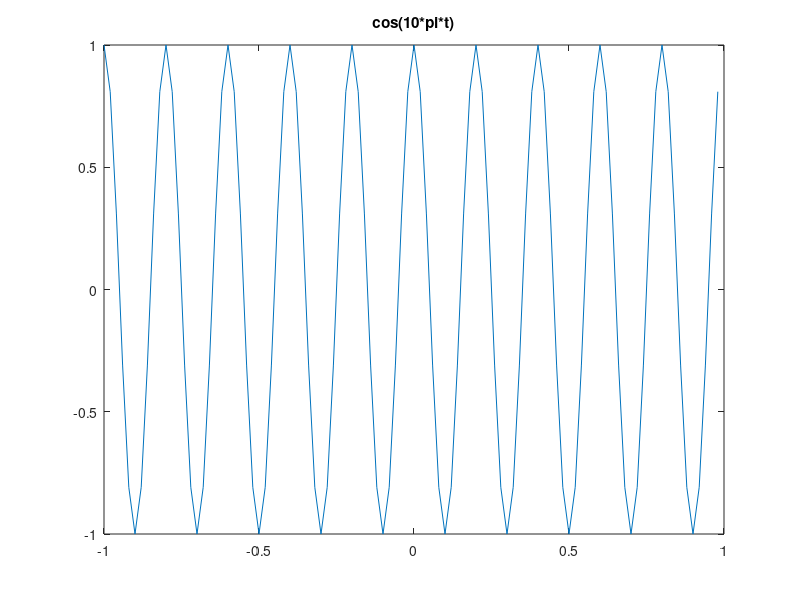
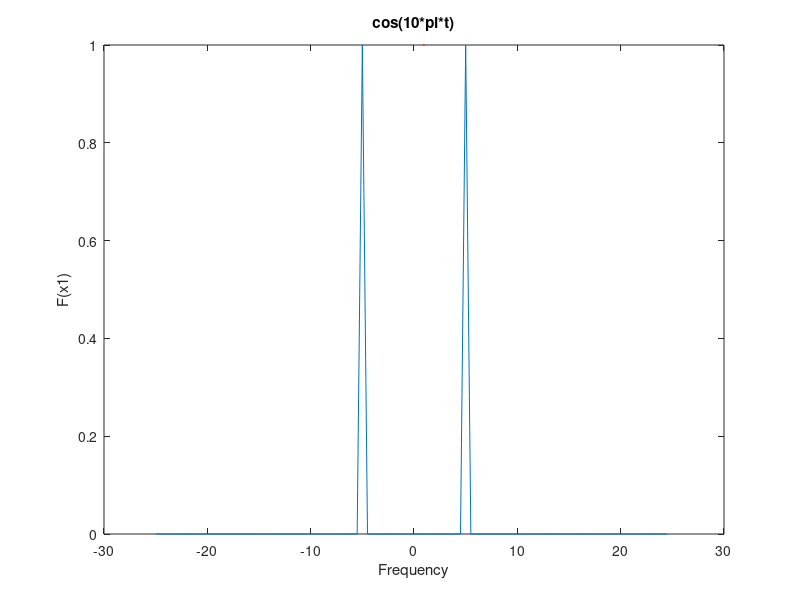

Here is the MATLAB script that generated these plots, in order:
fs=50;
t=-1:1/50:0.98;
x1=cos(10*pi*t);
plot(t,x1)  
title('cos(10*pi*t)')
figure()
% 1.1:b
f1=-25:1/2:24.5;
y1=fftshift(fft(x1));
y1=y1/max(abs(y1));
plot(f1,abs(y1),LineWidth=1)
xlabel('Frequency')
ylabel("F(x1)")
title("cos(10*pi*t)")
